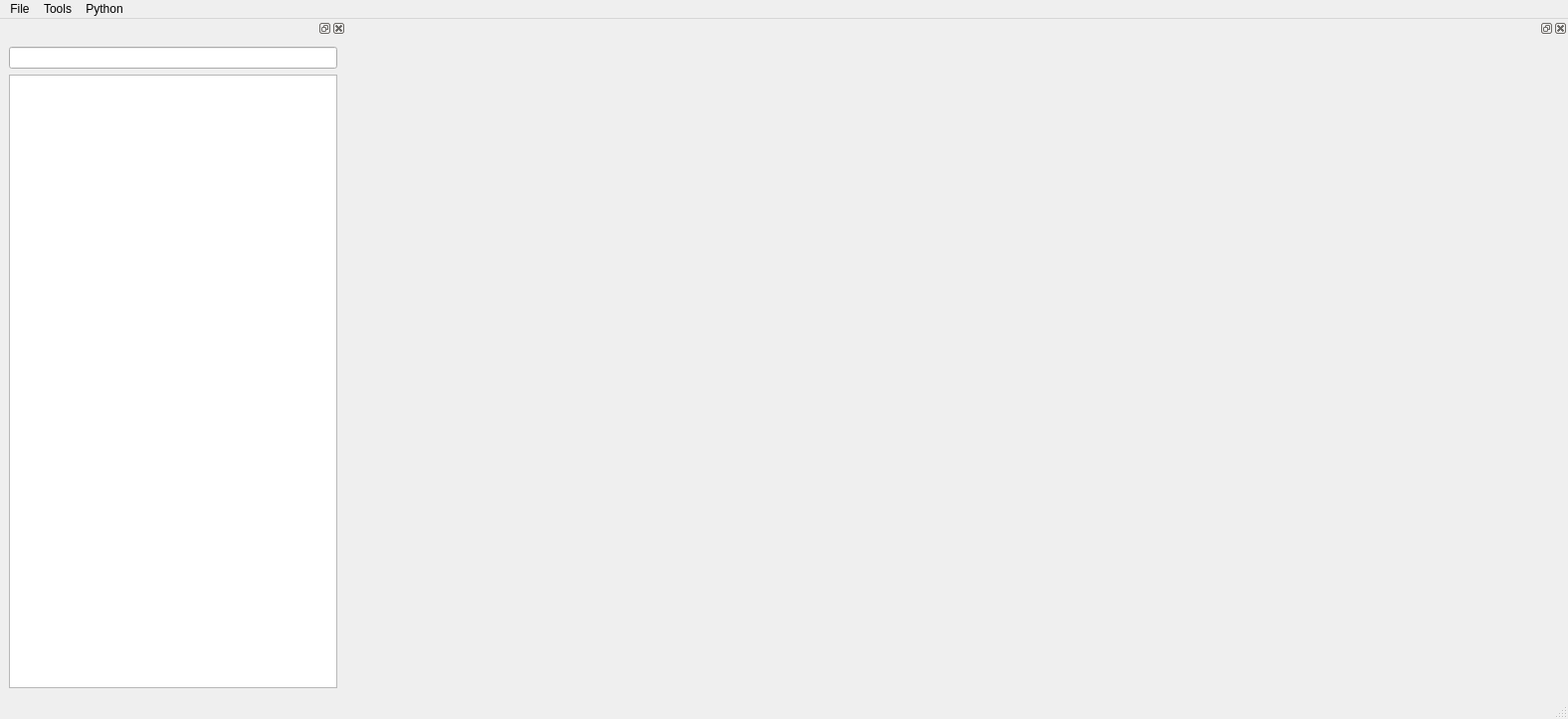
<?xml version="1.0" encoding="UTF-8"?>
<ui version="4.0">
 <class>MainWindow</class>
 <widget class="QMainWindow" name="MainWindow">
  <property name="geometry">
   <rect>
    <x>0</x>
    <y>0</y>
    <width>1576</width>
    <height>723</height>
   </rect>
  </property>
  <property name="minimumSize">
   <size>
    <width>1000</width>
    <height>588</height>
   </size>
  </property>
  <property name="windowTitle">
   <string>MainWindow</string>
  </property>
  <widget class="QWidget" name="centralwidget"/>
  <widget class="QMenuBar" name="menubar">
   <property name="geometry">
    <rect>
     <x>0</x>
     <y>0</y>
     <width>1576</width>
     <height>30</height>
    </rect>
   </property>
   <widget class="QMenu" name="menuFile">
    <property name="title">
     <string>File</string>
    </property>
    <addaction name="actionOpen"/>
    <addaction name="actionNew"/>
   </widget>
   <widget class="QMenu" name="menuTools">
    <property name="title">
     <string>Tools</string>
    </property>
    <addaction name="actioncheck_signals"/>
    <addaction name="actionfit_signals"/>
   </widget>
   <widget class="QMenu" name="menuPython">
    <property name="title">
     <string>Python</string>
    </property>
    <addaction name="actionTerminal"/>
    <addaction name="actionSetting"/>
   </widget>
   <addaction name="menuFile"/>
   <addaction name="menuTools"/>
   <addaction name="menuPython"/>
  </widget>
  <widget class="QStatusBar" name="statusbar"/>
  <widget class="QDockWidget" name="dockWidget">
   <property name="minimumSize">
    <size>
     <width>348</width>
     <height>197</height>
    </size>
   </property>
   <property name="maximumSize">
    <size>
     <width>348</width>
     <height>524287</height>
    </size>
   </property>
   <attribute name="dockWidgetArea">
    <number>1</number>
   </attribute>
   <widget class="QWidget" name="dockWidgetContents">
    <layout class="QVBoxLayout" name="verticalLayout">
     <item>
      <widget class="QLineEdit" name="lineEdit"/>
     </item>
     <item>
      <widget class="FTreeView" name="treeView">
       <property name="contextMenuPolicy">
        <enum>Qt::DefaultContextMenu</enum>
       </property>
      </widget>
     </item>
    </layout>
   </widget>
  </widget>
  <widget class="QDockWidget" name="fileWidget">
   <property name="minimumSize">
    <size>
     <width>1200</width>
     <height>588</height>
    </size>
   </property>
   <property name="maximumSize">
    <size>
     <width>1200</width>
     <height>524287</height>
    </size>
   </property>
   <property name="sizeIncrement">
    <size>
     <width>1000</width>
     <height>588</height>
    </size>
   </property>
   <property name="baseSize">
    <size>
     <width>1000</width>
     <height>588</height>
    </size>
   </property>
   <property name="cursor">
    <cursorShape>CrossCursor</cursorShape>
   </property>
   <attribute name="dockWidgetArea">
    <number>2</number>
   </attribute>
   <widget class="QWidget" name="dockWidgetContents_3"/>
  </widget>
  <action name="actionOpen">
   <property name="text">
    <string>Open</string>
   </property>
  </action>
  <action name="actionNew">
   <property name="text">
    <string>New</string>
   </property>
  </action>
  <action name="actioncheck_signals">
   <property name="text">
    <string>check signals</string>
   </property>
  </action>
  <action name="actionfit_signals">
   <property name="text">
    <string>fit signals</string>
   </property>
  </action>
  <action name="actionTerminal">
   <property name="text">
    <string>Terminal</string>
   </property>
  </action>
  <action name="actionSetting">
   <property name="text">
    <string>Setting</string>
   </property>
  </action>
 </widget>
 <customwidgets>
  <customwidget>
   <class>FTreeView</class>
   <extends>QTreeView</extends>
   <header>ftreeview.h</header>
   <slots>
    <signal>rootpath(QString)</signal>
    <signal>showabf(QString)</signal>
    <signal>doubleClicked()</signal>
    <slot>open()</slot>
   </slots>
  </customwidget>
 </customwidgets>
 <resources/>
 <connections>
  <connection>
   <sender>treeView</sender>
   <signal>rootpath(QString)</signal>
   <receiver>lineEdit</receiver>
   <slot>setText(QString)</slot>
   <hints>
    <hint type="sourcelabel">
     <x>86</x>
     <y>149</y>
    </hint>
    <hint type="destinationlabel">
     <x>85</x>
     <y>97</y>
    </hint>
   </hints>
  </connection>
  <connection>
   <sender>actionOpen</sender>
   <signal>triggered()</signal>
   <receiver>treeView</receiver>
   <slot>open()</slot>
   <hints>
    <hint type="sourcelabel">
     <x>-1</x>
     <y>-1</y>
    </hint>
    <hint type="destinationlabel">
     <x>32</x>
     <y>170</y>
    </hint>
   </hints>
  </connection>
  <connection>
   <sender>treeView</sender>
   <signal>doubleClicked()</signal>
   <receiver>fileWidget</receiver>
   <slot>show()</slot>
   <hints>
    <hint type="sourcelabel">
     <x>217</x>
     <y>311</y>
    </hint>
    <hint type="destinationlabel">
     <x>731</x>
     <y>356</y>
    </hint>
   </hints>
  </connection>
 </connections>
</ui>
